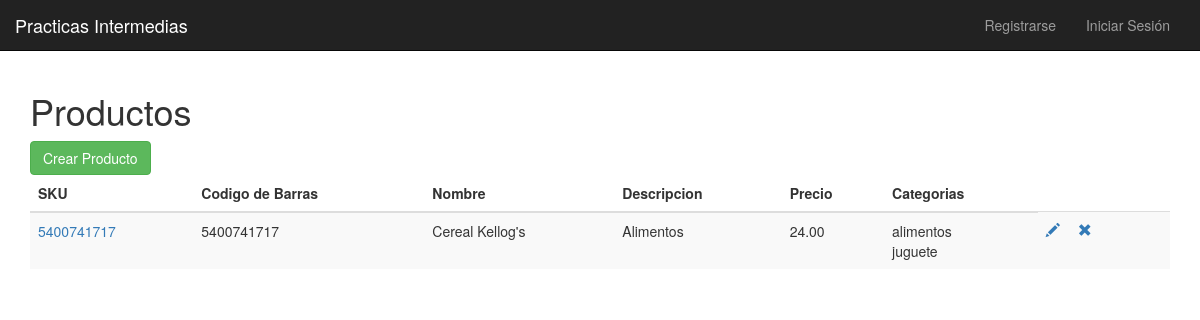
Before: /productos with the older database file.
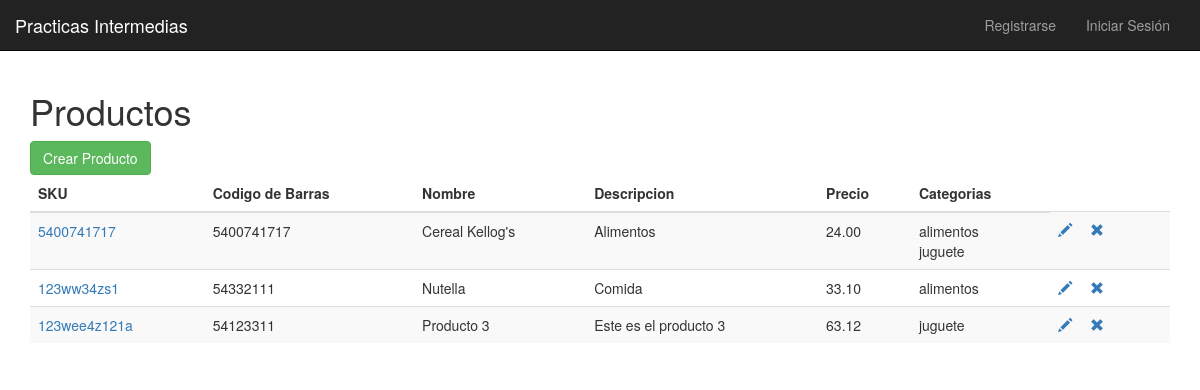
After: the same page with the newer database file.
### sedes/models.py (models this page shows, shortened)
class Producto(models.Model):
    sku = models.CharField('SKU', max_length=50, unique=True)
    codigo_barras = models.CharField('Codigo de Barras', max_length=50)
    nombre = models.CharField(max_length=50)
    descripcion = models.CharField(max_length=500)
    precio = models.DecimalField(max_digits=12, decimal_places=2)
    categorias = models.ManyToManyField('Categoria')

class Categoria(models.Model):
    nombre = NameField('Nombre de categoria', unique=True, max_length=25)

### sedes/views.py (the view)
# urls.py: path('productos', views.ProductoList.as_view(), name='lista_productos'),
class ProductoList(ListView):
    model = Producto
    template_name = 'productos/producto_list.html'

### sedes/templates/productos/producto_list.html
{% extends '../base.html' %}
{% block body_block %}
<h1>Productos</h1>
<a class="btn btn-success" href="{% url "crear_producto" %}">Crear Producto</a>
<table class="table table-striped">
    <thead class="thead-dark">
        <tr>
            <th>SKU</th>
            <th>Codigo de Barras</th>
            <th>Nombre</th>
            <th>Descripcion</th>
            <th>Precio</th>
            <th>Categorias</th>
        </tr>
    </thead>
    <tbody class="table-hover">
        {% for producto in object_list %}
        <tr>
            <td><a href="{% url "detalle_producto"  producto.id  %}">{{ producto.sku }}</a></td>
            <td>{{ producto.codigo_barras }}</td>
            <td>{{ producto.nombre }}</td>
            <td>{{ producto.descripcion }}</td>
            <td>{{ producto.precio }}</a></td>
            <td>
                {% for categoria in producto.categorias.all %}
                    {{ categoria.nombre }}<br>
                {% endfor %}
            </td>
            <td>
                <a href="{% url "modificar_producto"  producto.id  %}"> <span class="glyphicon glyphicon-pencil">&nbsp;</span></a>
                <a href="{% url "eliminar_producto"  producto.id  %}"> <span class="glyphicon glyphicon-remove">&nbsp;</span></a>
            </td>
        </tr>
        {% endfor %}
    </tbody>
</table>
{% endblock %}

### sedes/templates/base.html (shortened to what this page needs)
{% load group_checker %}
<!DOCTYPE html>
<html>
<head>
    <link rel="stylesheet" href="https://maxcdn.bootstrapcdn.com/bootstrap/3.3.7/css/bootstrap.min.css"
>
</head>
<body>
    <nav class="navbar navbar-inverse navbar-static-top">
        <div class="navbar-header">
            <a class="navbar-brand" href="#">Practicas Intermedias</a>
        </div>
        <div class="container">
            <ul class="nav navbar-nav navbar-right">
                {% if user.is_authenticated %}
                <li><a class="navbar-link" href="/"><span class="glyphicon glyphicon-user">&nbsp;</span>
                        {{ user.email }}</a></li>
                <li ><a class='navbar-link' href="{% url 'logout' %}">Salir</a></li>
                {% else %}
                <li><a class='navbar-link' href="{% url 'crear_usuario' %}">Registrarse</a></li>
                <li><a class='navbar-link' href="{% url 'login' %}">Iniciar Sesión</a></li>
                {% endif %}
            </ul>
        </div>
    </nav>
    <div class="container">
        {% block body_block %}
        {% endblock %}
    </div>
</body>
</html>

Changed rows visible on the page:
added Producto: sku "123ww34zs1", codigo_barras "54332111", nombre "Nutella", descripcion "Comida", precio "33.10", Categoria (nombre "alimentos")
added Producto: sku "123wee4z121a", codigo_barras "54123311", nombre "Producto 3", descripcion "Este es el producto 3", precio "63.12", Categoria (nombre "juguete")
